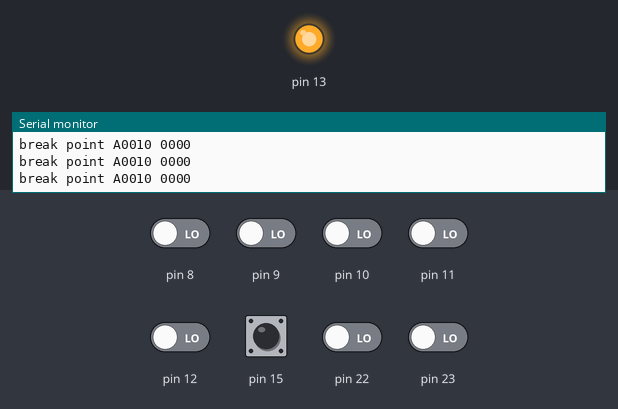
The sketch below on a simulated Arduino Uno, built with avr-gcc and run on an emulated ATmega328P. Shown: output pins drawn as LEDs (lit = HIGH), the last lines printed to the serial monitor. Dashed ring = blinking. The test bench sets the inputs (shaded band); at power-on: pin 15 HIGH, pin 8–12, pin 22, pin 23 LOW.

Above: at 1.5 s.
1.6 s: pin 15 pulled LOW for 0.3 s
At 2.5 s:
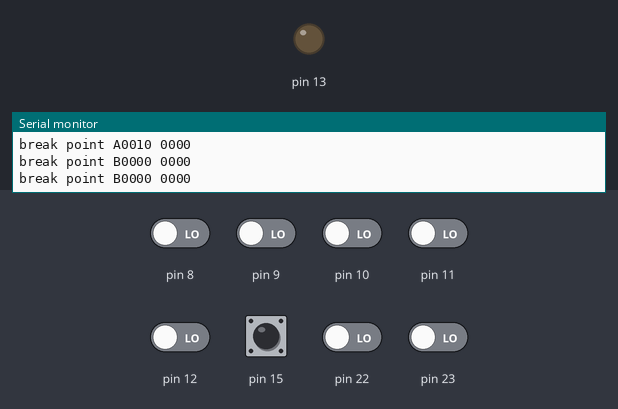
3.4 s: pin 15 pulled LOW for 1 s
At 3.63 s:
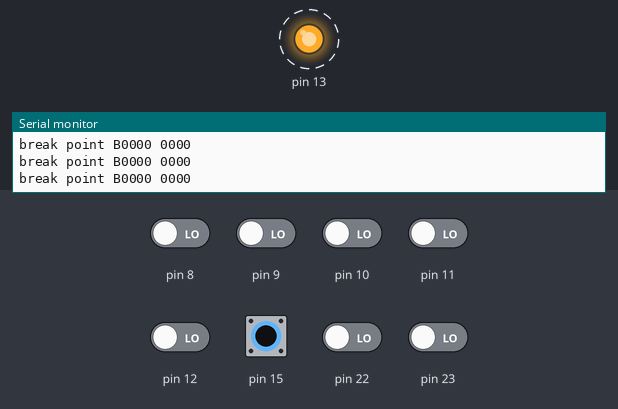
Timing chart, 0 to 12.4 s (numbered marks = the images above; inputs shaded):
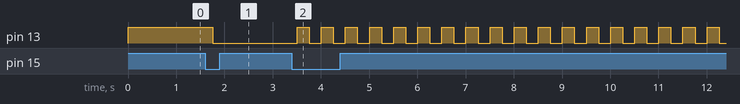

Measured:
- after the input at 1.6 s, pin 13: HIGH → LOW after 0.15 s
- after the input at 3.4 s, pin 13: alternates HIGH for 0.25 s and LOW for 0.25 s, starting after 0.11 s

The sketch:

Debug.ino
```cpp
/*
                        (  Work only on 8 bits in it's form.  )

Bp function description:

		      Define a sofware breakpoint and take a snap shot of a given register
                      at the breakpoint time then a push button is presssed for switching
		      to an other one or simply continue the runtime.

	       label:
                      name of the breakpoint in char* exemple: "someting"

   breakpoint_number:

                      the order of the break point in the runtime in (uin8_t).
                      -> a value of 255, make the breakpoint "out" of the
                      chronological runtime an can be triggered at any time
                      without perturbing the runtime of other breakpoints
                      usefull for Interrupt System Routine.

                 REG:
                      the 8 bit register value to watch (uint8_t)
                      the value is printed in (MSB first) binary format
                      with 4 bits space for easy reading.

*/

//////////////////////////////////////////////////                        just copy&paste from there
uint8_t debug_flag = 0;

void bp(char* label,uint8_t breakpoint_number, uint8_t REG){
	/* !!! Define this three next lines in setup()
	Serial.begin(9600); //  Serial port
	DDRC &= ~0x2;       //  PC1 as inpput
	PORTC |= 0x2;       //  PC1 INPUT_PULLUP
	*/
	while(((PINC&0x2)>>1) && ((debug_flag==breakpoint_number) || (breakpoint_number==0xFF))){
		Serial.print( label);
		for(int8_t i=7;i>=0;i--){
			if(!i){
				Serial.println((REG&(1<<i))>>i,DEC);
			}else{
				if(i==3){
					Serial.print(" ");
				}
				Serial.print((REG&(1<<i))>>i,DEC);
			}
		}
		delay(250);
	}
  if(breakpoint_number!=0xFF){
    debug_flag++;
  }
}
//////////////////////////////////////////////////////////////////                      to there !!!

void setup(){
Serial.begin(9600);
DDRC &= ~0x2;                 // PC1 as inpput
PORTC |= 0x2;                 // PC1 INPUT_PULLUP
DDRB |= 0x20;                 // the ON_BOARD led as OUTPUT.
}

void loop(){
  PORTB ^= 0x20;
  delay(250);
  bp("break point A",0,PINB);
  PORTB ^= 0x20;
  delay(250);
  bp("break point B",1,PINB);
 }
```
